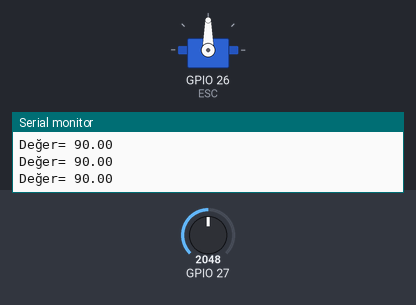
Simulated run of this sketch. Board: ESP32. Shown: servo, the last lines printed to the serial monitor. The test bench sets the inputs (shaded band); at power-on: GPIO 27 = 2048.

Above: at 1.2 s.
1.3 s: GPIO 27 set to 245
At 1.8 s:
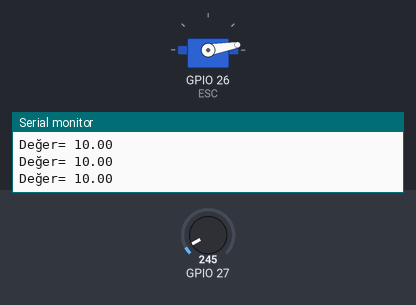
2.8 s: GPIO 27 set to 209
At 4.0 s:
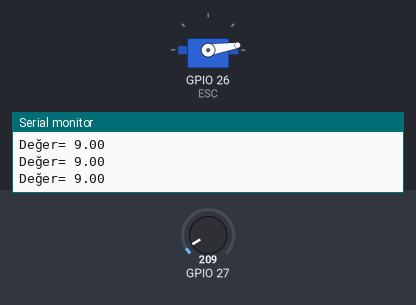
5.8 s: GPIO 27 set to 491
At 6.4 s:
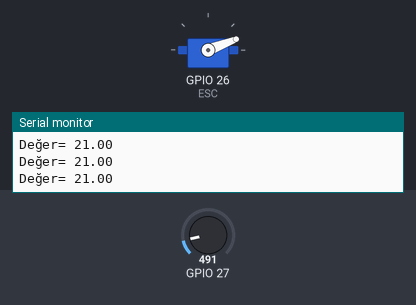
7.3 s: GPIO 27 set to 1228
At 8.5 s:
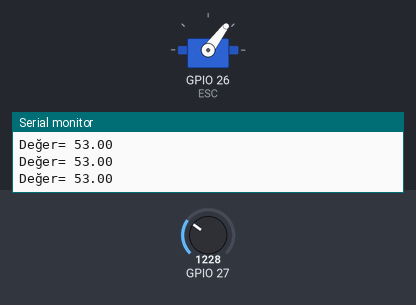
8.8 s: GPIO 27 set to 2866
At 9.9 s:
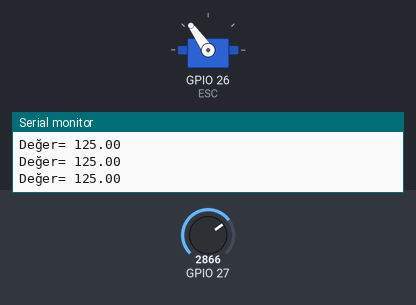
10.3 s: GPIO 27 set to 3603
At 11.0 s:
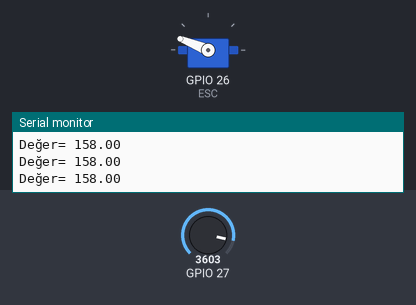
Timing chart, 0 to 12.8 s (numbered marks = the images above; inputs shaded):
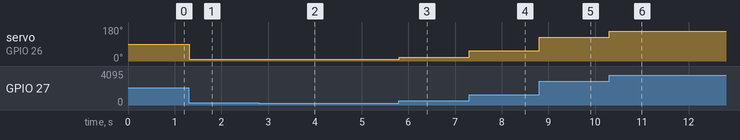

The sketch:

ESC-ESP32-Potensio.ino
```cpp
 #include <Servo.h> //Arduino Servo Library

Servo ESC;  // ESC için bir obje tanımlanıyor.

float value;    // Analog pin A1 den veri okuma için değişken tanımlaması.
void setup()
{
  Serial.begin(9600);
  ESC.attach(26);  // Pin 3 den PWM sinyal çıkışı.
}

void loop() {

//   for(int i = 0; i < 50; i++)
//     {
//      value=value+analogRead(27); // Potansiyometreden gelen değeri daha kararlı veriye çevirmek için 50 kez toplanıp ortalamasının alınması.
//      delay(1);
//     }

  value=analogRead(27); // Ortalama değer
  value=map(value, 0, 4095, 0, 180); // Analog girişten okunan değerin ESC nin anlayacağı değerlere çevrilmesi.
  ESC.write(value);                    // Potansiyometreden gelen değere göre ESC / servo konumunu ayarlar.
  Serial.print("Değer= ");
  Serial.println(value);
  }
```

Measured:
- after the input at 1.3 s, servo on GPIO 26 (ESC): 90° → 10° at once
- after the input at 2.8 s, servo on GPIO 26 (ESC): 10° → 9° at once
- after the input at 5.8 s, servo on GPIO 26 (ESC): 9° → 21° at once
- after the input at 7.3 s, servo on GPIO 26 (ESC): 21° → 53° at once
- after the input at 8.8 s, servo on GPIO 26 (ESC): 53° → 125° at once
- after the input at 10.3 s, servo on GPIO 26 (ESC): 125° → 158° at once
